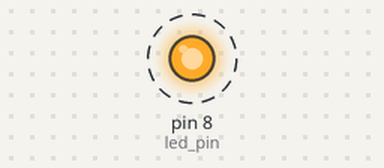
Simulated run of this sketch. Board: Arduino Uno, built with avr-gcc and run on an emulated ATmega328P. On the bench: output pins drawn as LEDs (lit = HIGH). Dashed ring = blinking.

Above: at 0.5 s.
Timing chart, 0 to 4.6 s (numbered marks = the images above):
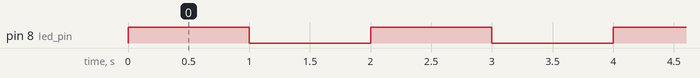

The sketch:

1_Blink_LED.ino
```cpp
/* Blinking a LED - Arduino Hello World :) */

int led_pin = 8; /* pin to blink */
int dt = 1000; /* delay in [ms] */

void setup() {
  // put your setup code here, to run once:
  pinMode( led_pin , OUTPUT ); /* we make led_pin an output */
}

void loop() {
  // put your main code here, to run repeatedly:
  digitalWrite( led_pin , HIGH ); /* write into led_pin the "HIGH" value */
  delay( dt ); /* Delay between HIGH and LOW */
  digitalWrite( led_pin , LOW ); /* write into led_pin the "LOW" value */
  delay( dt ); /* Delay between LOW and HIGH */
}
```

Measured:
- by itself, pin 8 (led_pin): alternates HIGH for 1.0 s and LOW for 1.0 s
